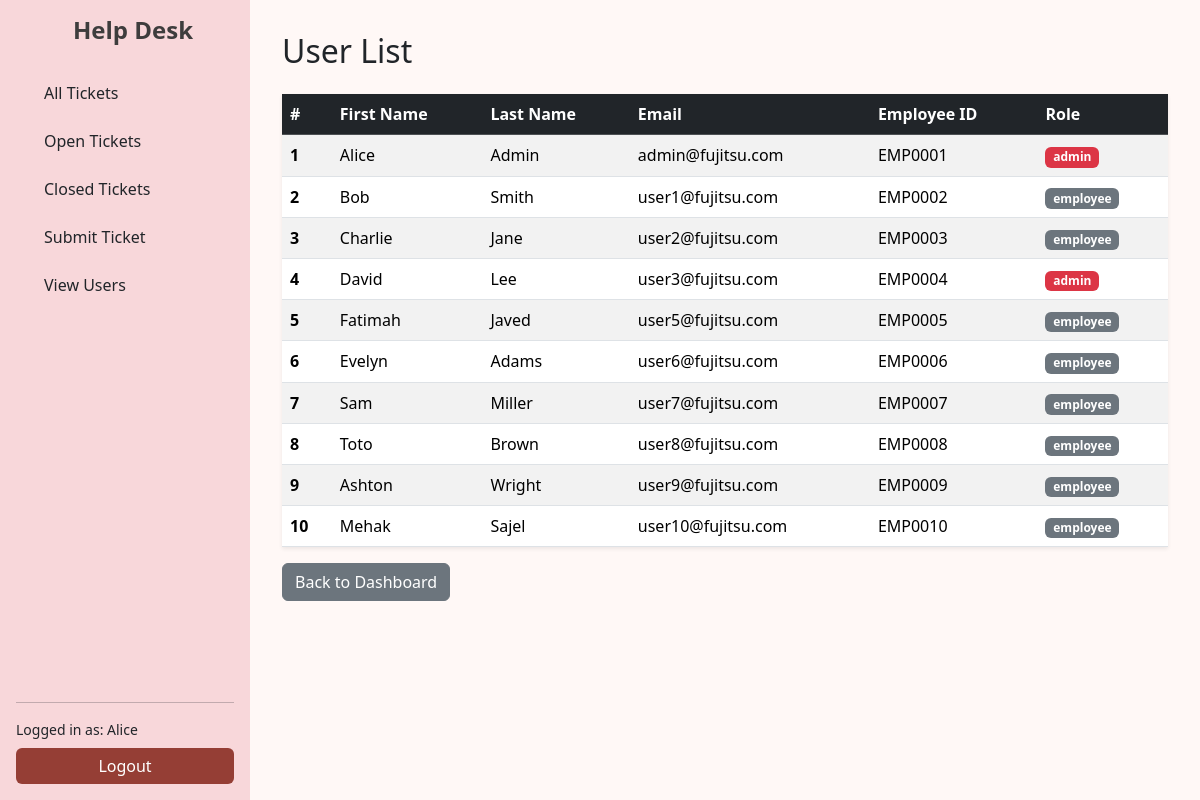
/admin/users (signed in), run on an earlier commit of the app's database.
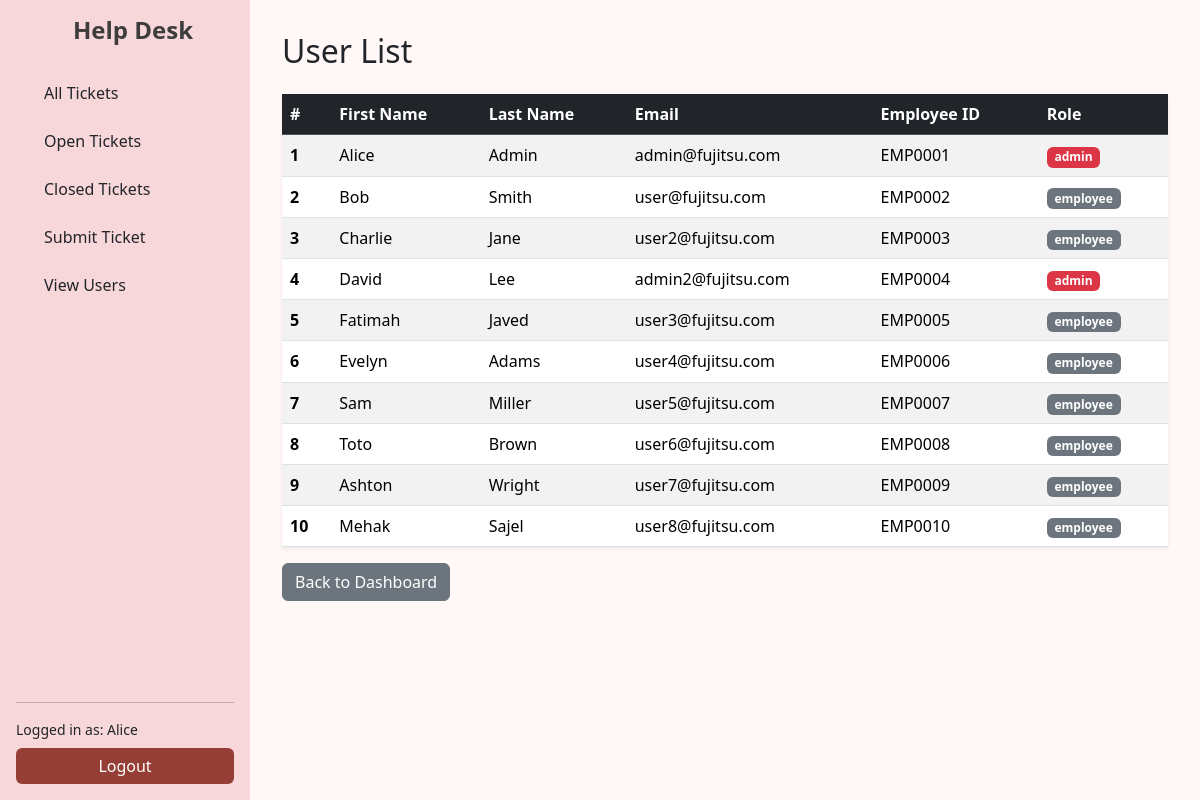
And on a later commit of the database.
### tables this page shows
CREATE TABLE users (
  id INTEGER PRIMARY KEY AUTOINCREMENT,
  email TEXT NOT NULL UNIQUE,
  password TEXT NOT NULL,
  first_name TEXT,
  last_name TEXT,
  employee_id TEXT,
  role TEXT CHECK(role IN ('admin', 'employee')) NOT NULL
);

### app.py (the view)
@app.route('/admin/users')
def view_users():
    if session.get('role') != 'admin':
        flash('You are not authorised to view this page.', 'error')
        return redirect(url_for('dashboard'))
    db = get_db()
    users = db.execute('SELECT * FROM users').fetchall()
    return render_template('view_users.html', users=users)

### app.py (called while the page is built)
def connect_db():
    rv = sqlite3.connect(app.config['DATABASE'])
    rv.row_factory = sqlite3.Row
    return rv

def get_db():
    if 'sqlite_db' not in g:
        g.sqlite_db = connect_db()
    return g.sqlite_db

### templates/view_users.html (shortened to what this page needs)
{% extends 'base_dashboard.html' %}
{% block content %}
<div class="d-flex justify-content-between align-items-center mb-4">
  <h2 class="mb-0">User List</h2>
</div>
<table class="table table-striped table-hover shadow-sm">
  <thead class="table-dark">
    <tr>
      <th>#</th>
      <th>First Name</th>
      <th>Last Name</th>
      <th>Email</th>
      <th>Employee ID</th>
      <th>Role</th>
    </tr>
  </thead>
  <tbody>
    {% for user in users %}
    <tr
      class="table-row-link"
      data-href="{{ url_for('view_user_tickets', user_id=user.id) }}"
    >
      <th scope="row">{{ loop.index }}</th>
      <td>{{ user.first_name }}</td>
      <td>{{ user.last_name }}</td>
      <td>{{ user.email }}</td>
      <td>{{ user.employee_id }}</td>
      <td>
        <span class="badge {% if user.role == 'admin' %}bg-danger{% else %}bg-secondary{% endif %}">
          {{ user.role }}
        </span>
      </td>
    </tr>
    {% else %}
    <tr>
      <td colspan="6" class="text-center text-muted">No users found.</td>
    </tr>
    {% endfor %}
  </tbody>
</table>
<a href="{{ url_for('dashboard') }}" class="btn btn-secondary">Back to Dashboard</a>
{% endblock %}

What changed in the data, as far as the page shows it:
changed users "Bob": email "user1@fujitsu.com" → "user@fujitsu.com"
changed users "David": email "user3@fujitsu.com" → "admin2@fujitsu.com"
changed users "Fatimah": email "user5@fujitsu.com" → "user3@fujitsu.com"
changed users "Evelyn": email "user6@fujitsu.com" → "user4@fujitsu.com"
changed users "Sam": email "user7@fujitsu.com" → "user5@fujitsu.com"
changed users "Toto": email "user8@fujitsu.com" → "user6@fujitsu.com"
changed users "Ashton": email "user9@fujitsu.com" → "user7@fujitsu.com"
changed users "Mehak": email "user10@fujitsu.com" → "user8@fujitsu.com"
